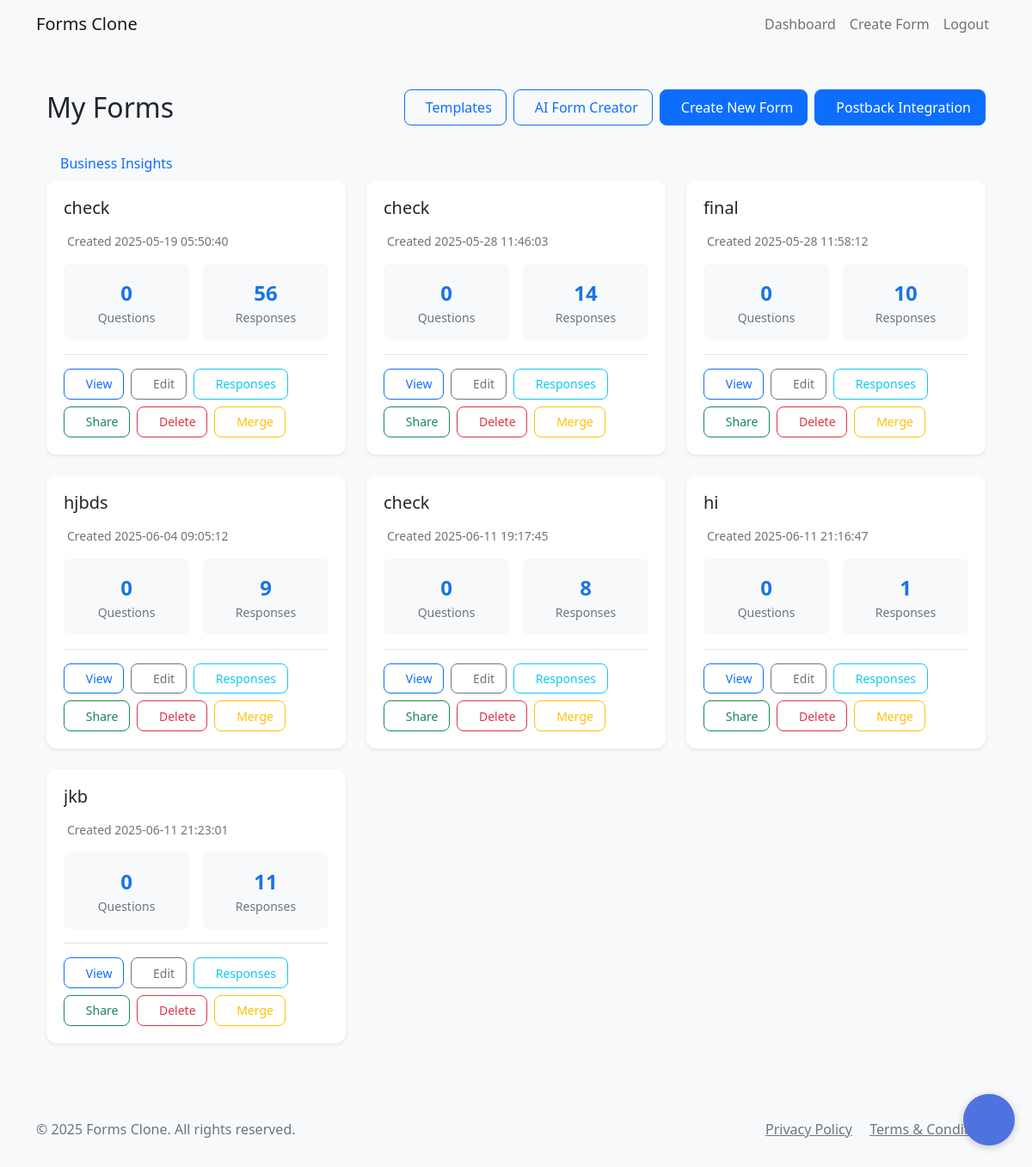
The page /dashboard (signed in) on the database its author committed.
### app.py (models this page shows)
class Form(db.Model):
    id = db.Column(db.Integer, primary_key=True)
    title = db.Column(db.String(200), nullable=False)
    description = db.Column(db.Text)
    score = db.Column(db.Integer, default=100)
    created_at = db.Column(db.DateTime, default=datetime.utcnow)
    user_id = db.Column(db.Integer, db.ForeignKey('user.id', name='fk_form_user'), nullable=False)
    company_id = db.Column(db.Integer, db.ForeignKey('company.id', name='fk_form_company'), nullable=True)
    questions = db.relationship('Question', backref='form', lazy=True, cascade='all, delete-orphan')
    responses = db.relationship('Response', backref='form', lazy=True, cascade='all, delete-orphan')
    is_closed = db.Column(db.Boolean, default=False)  # New field to track if the form is closed/expired
    requires_consent = db.Column(db.Boolean, default=True)  # Require privacy policy and terms consent
    is_quiz = db.Column(db.Boolean, default=False)  # Is this form a quiz?
    passing_score = db.Column(db.Integer, default=0)  # Passing score percentage
    show_score = db.Column(db.Boolean, default=True)  # Whether to show score to respondents
    merged_url = db.Column(db.String(255), nullable=True, default='')

### app.py (the view)
@app.route('/dashboard')
@login_required
def dashboard():
    try:
        forms = Form.query.filter_by(user_id=current_user.id).all()
        predefined_templates = FormTemplate.query.filter_by(is_public=True).all()
        user_templates = []
        if hasattr(current_user, 'templates'):
            user_templates = current_user.templates
        all_templates = list(user_templates) + list(predefined_templates)
        print(f"Forms: {len(forms)}, Templates: {len(all_templates)}")
        return render_template('dashboard.html', forms=forms, templates=all_templates)
    except Exception as e:
        print(f"Error in dashboard route: {str(e)}")
        return render_template('dashboard.html', forms=[], templates=[])

### app.py (called while the page is built)
@app.context_processor
def inject_now():
    return {'now': datetime.now()}

@app.context_processor
def inject_csrf_token():
    return {'csrf_token': lambda: 'dummy_token'}

def datetime_filter(date):
    if date:
        return date.strftime('%Y-%m-%d %H:%M:%S')
    return ''

@login_manager.user_loader
def load_user(user_id):
    return User.query.get(int(user_id))

### templates/dashboard.html (shortened to what this page needs)
{% extends "base.html" %}
{% block content %}
<div class="container py-4">
    <div class="d-flex justify-content-between align-items-center mb-4">
        <h1 class="h2 mb-0">My Forms</h1>
        <div class="d-flex gap-2">
            <a href="{{ url_for('template_gallery') }}" class="btn btn-outline-primary">
                Templates
            </a>
            <a href="{{ url_for('create_form_ai') }}" class="btn btn-outline-primary">
                AI Form Creator
            </a>
            <a href="{{ url_for('create_form') }}" class="btn btn-primary">
                Create New Form
            </a>
             <a href="{{ url_for('manage_postbacks') }}" class="btn btn-primary">
                Postback Integration
            </a>
        </div>
    </div>
    <div class="nav-item">
        <a href="{{ url_for('business_insights') }}" class="nav-link">
            <span>Business Insights</span>
        </a>
    </div>
    {% if forms %}
    <div class="row g-4">
                {% for form in forms %}
        <div class="col-md-6 col-lg-4">
            <div class="card h-100 shadow-sm hover-shadow">
                        <div class="card-body">
                    <div class="d-flex justify-content-between align-items-start mb-3">
                        <h5 class="card-title mb-0 text-truncate" style="max-width: 80%;">{{ form.title }}</h5>
                        <div class="dropdown">
                            <button class="btn btn-link text-muted p-0" type="button" data-bs-toggle="dropdown"
                                    aria-label="Form options" title="Form options">
                            </button>
            </div>
        </div>
                    <p class="card-text text-muted small mb-3">
                        Created {{ form.created_at|datetime }}
                    </p>
                    <div class="response-stats mb-3">
                        <div class="stat-card">
                            <div class="stat-value">{{ form.questions|length }}</div>
                            <div class="stat-label">Questions</div>
                            </div>
                        <div class="stat-card">
                            <div class="stat-value">{{ form.responses|length }}</div>
                            <div class="stat-label">Responses</div>
                    </div>
                </div>
                    <div class="card-actions">
                        <div class="action-buttons">
                            <a href="{{ url_for('view_form', form_id=form.id) }}" class="btn btn-sm btn-outline-primary action-button" title="View Form">
                                View
                            </a>
                            <a href="{{ url_for('edit_form', form_id=form.id) }}" class="btn btn-sm btn-outline-secondary action-button" title="Edit Form">
                                Edit
                            </a>
                            <a href="{{ url_for('view_responses', form_id=form.id) }}" class="btn btn-sm btn-outline-info action-button" title="View Responses">
                                Responses
                            </a>
                            <button type="button" class="btn btn-sm btn-outline-success action-button" title="Share Form"
                                    data-bs-toggle="modal" data-bs-target="#shareModal{{ form.id }}">
                                Share
                            </button>
                            <button type="button" class="btn btn-sm btn-outline-danger action-button" title="Delete Form"
                                    data-bs-toggle="modal" data-bs-target="#deleteModal{{ form.id }}">
                                Delete
                            </button>
                            <button type="button" class="btn btn-sm btn-outline-warning action-button" title="Merge Form"
                                data-bs-toggle="modal" data-bs-target="#mergeModal{{ form.id }}">
                               Merge
                            </button>
     </div>
</div>
                </div>
            </div>
        </div>
        {% endfor %}
            </div>
    {% endif %}
</div>
<div class="chat-widget" id="chatWidget">
    <button class="chat-toggle" onclick="toggleChat()">
    </button>
</div>
{% endblock %}

### static/css/style.css (style rules this page uses)
body { background-color: #f8f9fa; }
.card { box-shadow: 0 2px 4px rgba(0, 0, 0, 0.1); border: none; }
.card-title { margin-bottom: 0.5rem; font-weight: 500; }

### templates/dashboard.html (style rules this page uses)
.hover-shadow { transition: all 0.3s ease; }
.card { border: none; border-radius: 12px; overflow: hidden; height: 100%; display: flex; flex-direction: column; }
.card-body { flex: 1; display: flex; flex-direction: column; padding: 1.25rem; }
.card-actions { margin-top: auto; padding-top: 1rem; border-top: 1px solid rgba(0,0,0,0.1); }
.action-buttons { display: flex; gap: 0.5rem; flex-wrap: wrap; max-height: 120px; overflow-y: auto; padding-right: 0.5rem; }
.action-button { display: inline-flex; align-items: center; gap: 0.5rem; padding: 0.5rem 1rem; border-radius: 8px; font-size: 0.875rem; transition: all 0.2s ease; white-space: nowrap; }
.btn { border-radius: 8px; padding: 0.5rem 1rem; }
.btn-sm { padding: 0.4rem 0.8rem; }
.response-stats { display: grid; grid-template-columns: repeat(auto-fit, minmax(120px, 1fr)); gap: 1rem; margin-bottom: 1rem; }
.stat-card { background: #f8f9fa; padding: 1rem; border-radius: 8px; text-align: center; }
.stat-value { font-size: 1.5rem; font-weight: 600; color: #1a73e8; }
.stat-label { font-size: 0.875rem; color: #6c757d; }
.chat-widget { position: fixed; bottom: 20px; right: 20px; z-index: 1000; }
.chat-toggle { width: 60px; height: 60px; border-radius: 50%; background: #4e73df; border: none; color: white; font-size: 24px; cursor: pointer; box-shadow: 0 2px 10px rgba(0,0,0,0.2); position: relative; transition: all 0.3s ease; }

### rows shown on the page
Form: title "check", created_at "2025-05-19 05:50:40", questions|length "0", responses|length "56"
Form: title "check", created_at "2025-05-28 11:46:03", questions|length "0", responses|length "14"
Form: title "final", created_at "2025-05-28 11:58:12", questions|length "0", responses|length "10"
Form: title "hjbds", created_at "2025-06-04 09:05:12", questions|length "0", responses|length "9"
Form: title "check", created_at "2025-06-11 19:17:45", questions|length "0", responses|length "8"
Form: title "hi", created_at "2025-06-11 21:16:47", questions|length "0", responses|length "1"
Form: title "jkb", created_at "2025-06-11 21:23:01", questions|length "0", responses|length "11"

### other values the page prints
{{ moment().format('YYYY') }} "2025"
